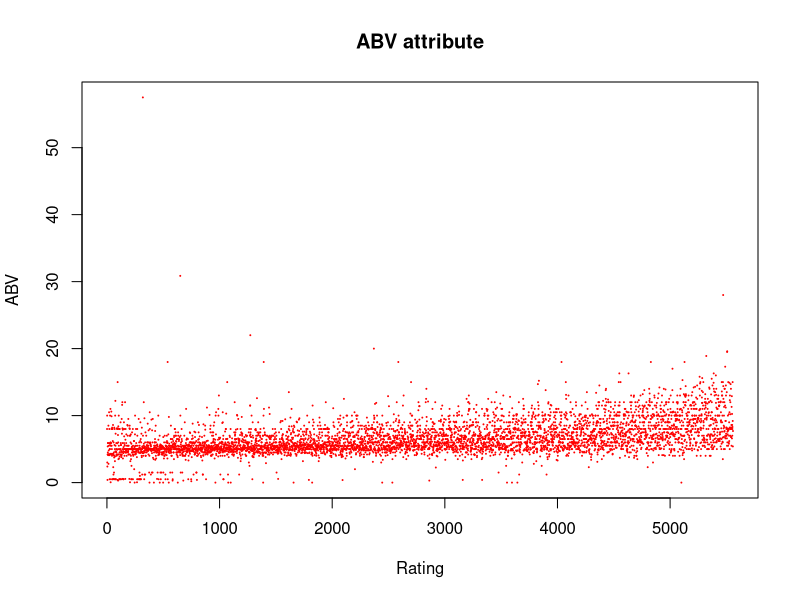
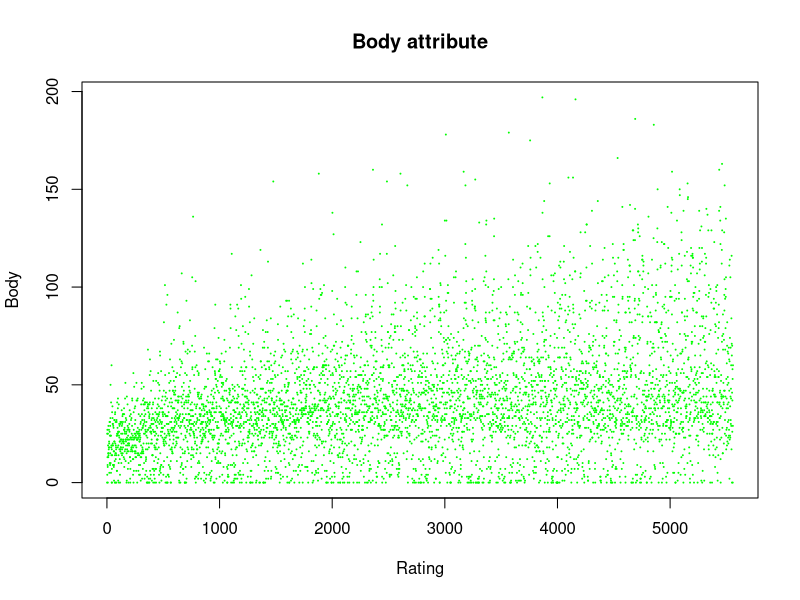
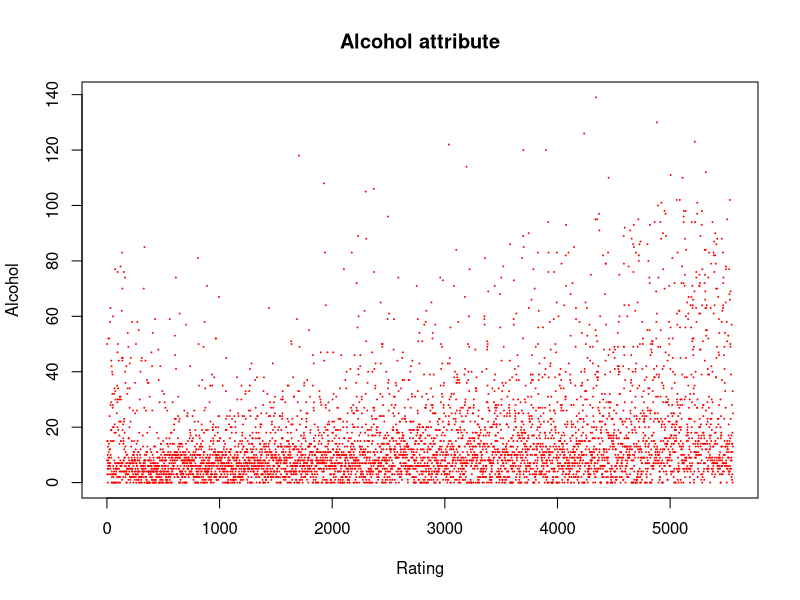
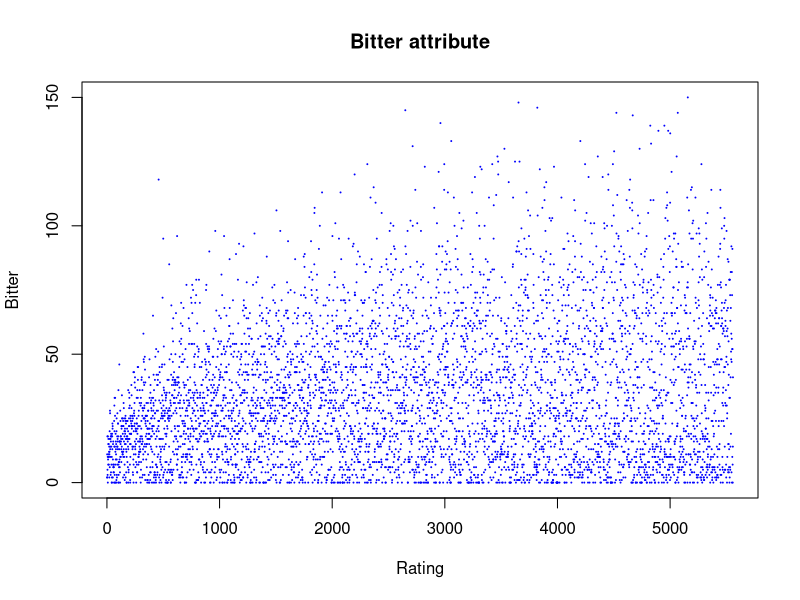
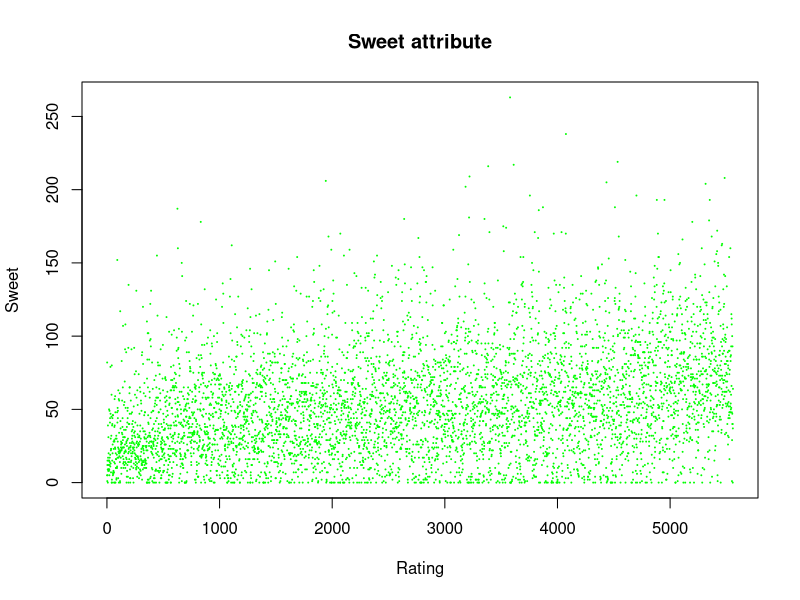
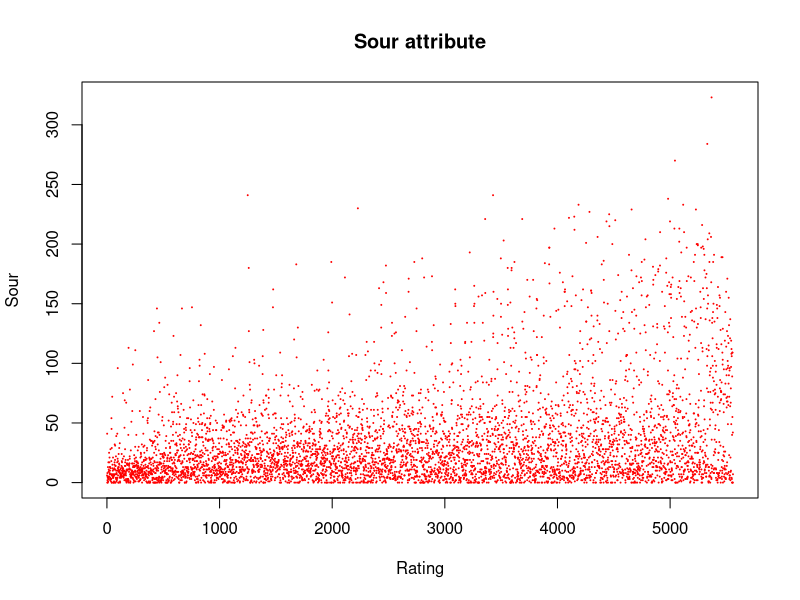
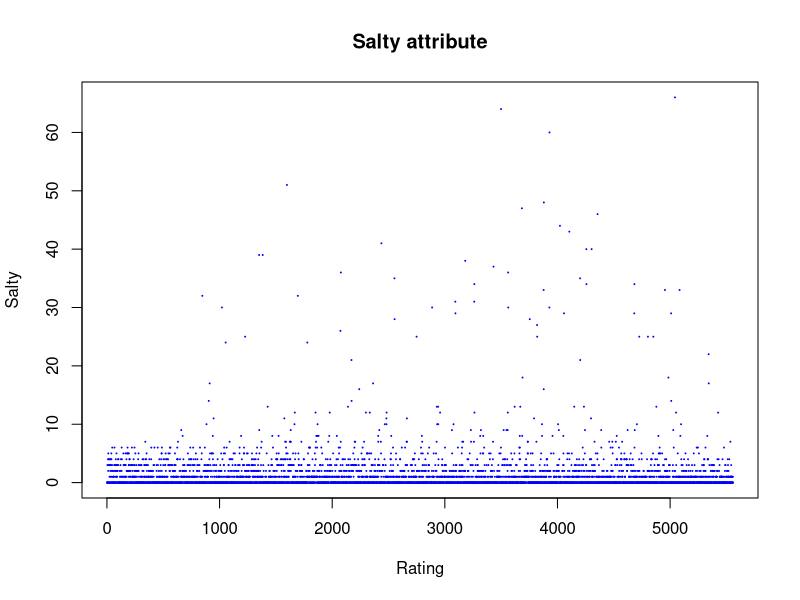
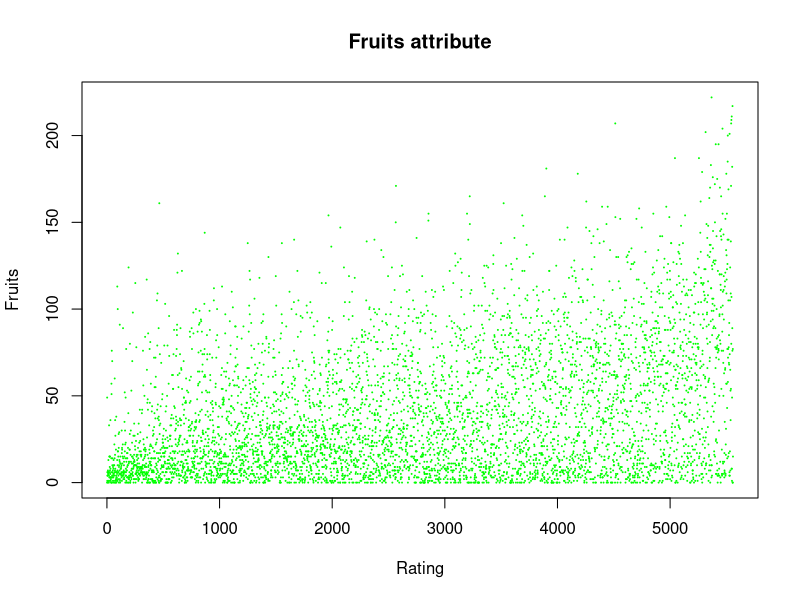

Generate these figures, in order, with R:

library("jsonlite")

data <- read.csv(file = 'beer_data_set.csv')
data <- subset(data, select = -Description)  # Remove column "Description"

# styles <- c("Altbier", "Barleywine - American", "Barleywine - English", "Bitter - English Extra Special / Strong Bitter (ESB)",
#             "Bitter - English", "Bière de Champagne / Bière Brut", "Blonde Ale - American",
#             "Blonde Ale - Belgian",
#             "Bock - Doppelbock",
#             "Bock - Eisbock",
#             "Bock - Maibock",
#             "Bock - Traditional",
#             "Bock - Weizenbock",
#             "Braggot",
#             "Brett Beer",
#             "")
# print(data)

arranged_data <- data[order(data$Ave_Rating), ]  # arrange data in ascending order according to ave_rating

# barplot(1:10, main="My Graph", xlab="The x-axis", ylab="The y axis")
# par(mfrow = c(2, 1))

# plot( arranged_data$AStringency, main="Astringency attribute", xlab = "Rating", ylab="AStringency", col="blue", cex=.08)
plot( arranged_data$ABV, main="ABV attribute", ylab="ABV", xlab = "Rating", col="red", cex=.08)
plot( arranged_data$Body, main="Body attribute", xlab = "Rating",ylab="Body", col="green", cex=.08)
plot( arranged_data$Alcohol, main="Alcohol attribute", xlab = "Rating", ylab="Alcohol", col="red", cex=.08)
plot( arranged_data$Bitter, main="Bitter attribute", xlab = "Rating", ylab="Bitter", col="blue", cex=.08)
plot( arranged_data$Sweet, main="Sweet attribute", xlab = "Rating", ylab="Sweet", col="green", cex=.08)
plot( arranged_data$Sour, main="Sour attribute", xlab = "Rating", ylab="Sour", col="red", cex=.08)
plot( arranged_data$Salty, main="Salty attribute", xlab = "Rating", ylab="Salty", col="blue", cex=.08)
plot( arranged_data$Fruits, main="Fruits attribute", xlab = "Rating", ylab="Fruits", col="green", cex=.08)
plot( arranged_data$Hoppy, main="Hoppy attribute", xlab = "Rating",ylab="Hoppy", col="red", cex=.08)
plot( arranged_data$Spices, main="Spices attribute", xlab = "Rating", ylab="Spices", col="blue", cex=.08)
plot( arranged_data$Malty, main="Malty attribute", xlab = "Rating", ylab="Malty", col="green", cex=.08)


# Two variables analyze
plot(arranged_data$ABV, arranged_data$Alcohol, xlab = "ABV", ylab="Alcohol", cex=.08)
plot(arranged_data$ABV, arranged_data$Fruits, xlab = "ABV", ylab="Fruits", cex=.08)
plot(arranged_data$ABV, arranged_data$Sour, xlab = "ABV", ylab="Sour", cex=.08)
plot(arranged_data$ABV, arranged_data$Spices, xlab = "ABV", ylab="Spices", cex=.08)
plot(arranged_data$Alcohol, arranged_data$Fruits, xlab = "Alcohol", ylab="Fruits", cex=.08)
plot(arranged_data$Alcohol, arranged_data$Sour, xlab = "Alcohol", ylab="Sour", cex=.08)
plot(arranged_data$Alcohol, arranged_data$Spices, xlab = "Alcohol", ylab="Spices", cex=.08)
plot(arranged_data$Fruits, arranged_data$Sour, xlab = "Fruits", ylab="Sour", cex=.08)
plot(arranged_data$Fruits, arranged_data$Spices, xlab = "Fruits", ylab="Spices", cex=.08)
plot(arranged_data$Sour, arranged_data$Spices, xlab = "Sour", ylab="Spices", cex=.08)

# K-means clustering
png(file="k_mean.png")
plot(head(arranged_data[, 7], n=20))
dev.off()
fit <- kmeans(head(arranged_data[, 7], n = 20), 5, nstart=25) 

plot(fit$cluster)
points(fit$centers, col = 1:5, pch = 8)

# print(fit$cluster)
# print(fit$centers)

# Linear Regression
x = arranged_data$Ave_Rating
y = arranged_data$ABV
linear_regression_model <- lm(y ~ x)
print(summary(linear_regression_model)) 

png(file = "linear_regression.png")  

plot(y, x, col = "red", main = "ABV and Ave Rating Regression", abline(lm(x~y)),cex = 0.3,pch = 16,xlab = "Ave Rating", ylab = "ABV")  
dev.off() 

# print(ncol(data)) # Count of cols
# print(nrow(data)) # Count of rows
# min_pro <- min(data$ABV) # Minimum value of ABV attribute  














